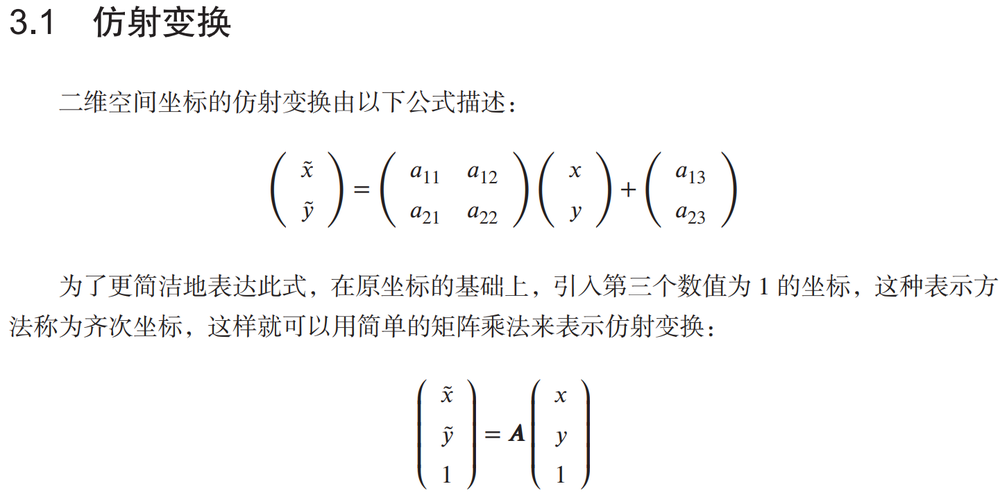
#> input picture DigitalImageProcessing/image/1.png, 1000 x 500 px, shrunk from 1441 x 720 before the run
$ python spectral_residual_significance.py ../image/1.png
#> lines starting #> are read from the running program, lines starting #| are printed output that depends on the picture
#!/usr/bin/env python3
# encoding: utf-8

"""
@Funciton: 显著性检测: 谱残差显著性检测
@Python Version: 3.8
@Author: Wei Li
@Date: 2021-10-21
"""

import sys
import math
import numpy as np
import cv2 as cv


def FFT2Image(src):
    rows, cols = src.shape[:2]
    # 获取快速傅里叶变换的最优扩充
    row_padding = cv.getOptimalDFTSize(rows)
    col_padding = cv.getOptimalDFTSize(cols)

    # 下侧面和右侧面进行 zero-padding
    img_fft = np.zeros((row_padding, col_padding, 2), np.float32)
    img_fft[:rows, :cols, 0] = src

    # 快速傅里叶变换
    cv.dft(img_fft, img_fft, cv.DFT_COMPLEX_OUTPUT)
    return img_fft


def AmplitudeSepectrum(img_fft):
    real_part = np.power(img_fft[:, :, 0], 2.0)
    imaginary_part = np.power(img_fft[:, :, 1], 2.0)
    amplitude_part = np.sqrt(real_part + imaginary_part)

    return amplitude_part


def graySpectrum(amplitude):
    # 对比度拉伸
    amplitude_log = np.log(amplitude + 1.0)
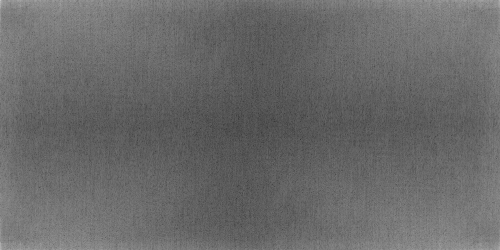
#> amplitude_log: shape (500, 1000) float32 (shown at 1/2 size); min 1.83, max 18.64, mean 8.82; drawn with min black and max white
    # 归一化
    spectrum_norm = np.zeros(amplitude_log.shape, np.float32)
    cv.normalize(amplitude_log, spectrum_norm, 0, 1, cv.NORM_MINMAX)

    return spectrum_norm


def phaseSpectrum(fft_img):
    rows, cols = fft_img.shape[:2]
    # 计算对应的相位角
    phase_angle = np.arctan2(fft_img[:, :, 1], fft_img[:, :, 0])
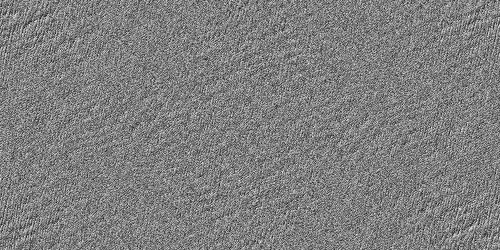
#> phase_angle: shape (500, 1000) float32 (shown at 1/2 size); min -3.14, max 3.14, mean -1.26e-05; drawn with min black and max white
    # 将相位角进行转换
    phase_spectrum = phase_angle / math.pi * 180

    return phase_spectrum


# --------------------------
if __name__ == "__main__":
    if len(sys.argv) > 1:
        image = cv.imread(sys.argv[1], 0)
        if image is None:
            print(f"Error: no such file or dictory.")
        cv.imshow("OriginImage", image)

        # ------------ 显著性检测: 谱残差检测 ------------
        # step 1, computer fft of image
        fft_img = FFT2Image(image)

        # step 2, compute amplitude spectrum of fft
        amplitude_spectrum = AmplitudeSepectrum(fft_img)
        # compute gray level of amplitude spectrum
        amplitude_spectrum_log = graySpectrum(amplitude_spectrum)

        # step 3, compute phase spectrum of fft
        phase_spectrum = phaseSpectrum(fft_img)
        # 利用余弦函数计算余弦谱, 对应实部
        cos_phase_spectrum = np.cos(phase_spectrum)
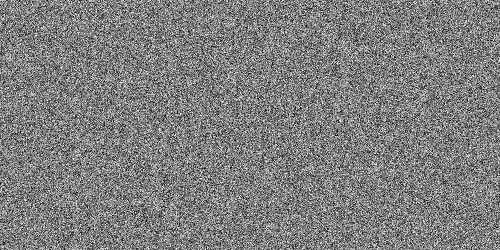
#> cos_phase_spectrum: shape (500, 1000) float32 (shown at 1/2 size); min -1, max 1, mean -0.00251; drawn with min black and max white
        # 利用正弦函数计算正弦谱, 对应虚部
        sin_phase_spectrum = np.sin(phase_spectrum)
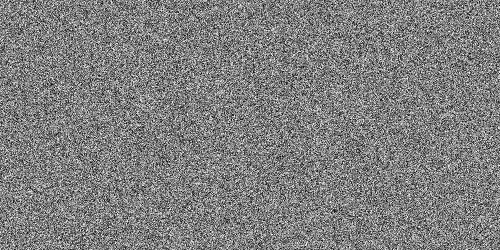
#> sin_phase_spectrum: shape (500, 1000) float32 (shown at 1/2 size); min -1, max 1, mean 3.19e-06; drawn with min black and max white

        # step 4, 对幅度谱的灰度级进行均值平滑
        mean_log_amplitude_spectrum = cv.boxFilter(amplitude_spectrum_log, cv.CV_32FC1, (3, 3))

        # step 5, 计算谱残差
        amplitude_spectrum_residual = amplitude_spectrum_log - mean_log_amplitude_spectrum
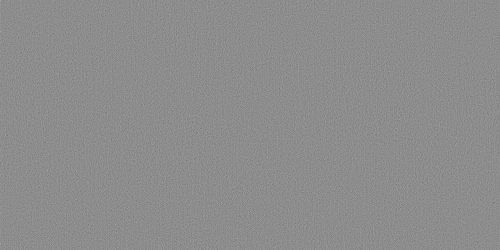
#> amplitude_spectrum_residual: shape (500, 1000) float32 (shown at 1/2 size); min -0.338, max 0.274, mean 1.04e-05; drawn with min black and max white

        # step 6, 谱残差的幂指数运算
        exp_amplitude_spectrum_residual = np.exp(amplitude_spectrum_residual)

        # 分别计算实数部分和虚数部分
        real_part = exp_amplitude_spectrum_residual * cos_phase_spectrum
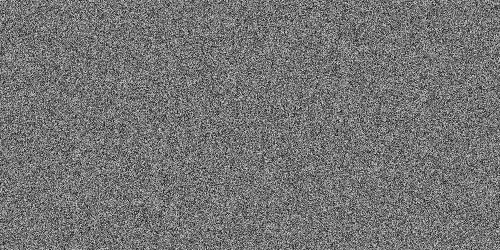
#> real_part: shape (500, 1000) float32 (shown at 1/2 size); min -1.11, max 1.31, mean -0.00257; drawn with min black and max white
        imaginary_part = exp_amplitude_spectrum_residual * sin_phase_spectrum
        # 合并实部和虚部
        com_real_imaginary = np.zeros((real_part.shape[0], real_part.shape[1], 2), np.float32)
        com_real_imaginary[:, :, 0] = real_part
        com_real_imaginary[:, :, 1] = imaginary_part

        # step 7, 根据新的幅度谱和相位谱, 进行傅里叶逆变换
        ifft_img = np.zeros(com_real_imaginary.shape, np.float32)
        cv.dft(com_real_imaginary, ifft_img, cv.DFT_COMPLEX_OUTPUT + cv.DFT_INVERSE)

        # step 8, 显著性
        saliency_map = np.power(ifft_img[:, :, 0], 2) + np.power(ifft_img[:, :, 1], 2)

        # 对显著性进行高斯平滑
        saliency_map = cv.GaussianBlur(saliency_map, (5, 5), 2.5)
        # show the saliency map for test
        # saliency_map = cv.normalize(saliency_map, saliency_map, 0, 1, cv.NORM_MINMAX)
        saliency_map = saliency_map / np.max(saliency_map)

        # 利用 伽马变换提高对比度
        saliency_map = np.power(saliency_map, 0.5)

        saliency_map = np.round(saliency_map*255)
        saliency_map = saliency_map.astype(np.uint8)
        cv.imshow("SaliencyMap", saliency_map)
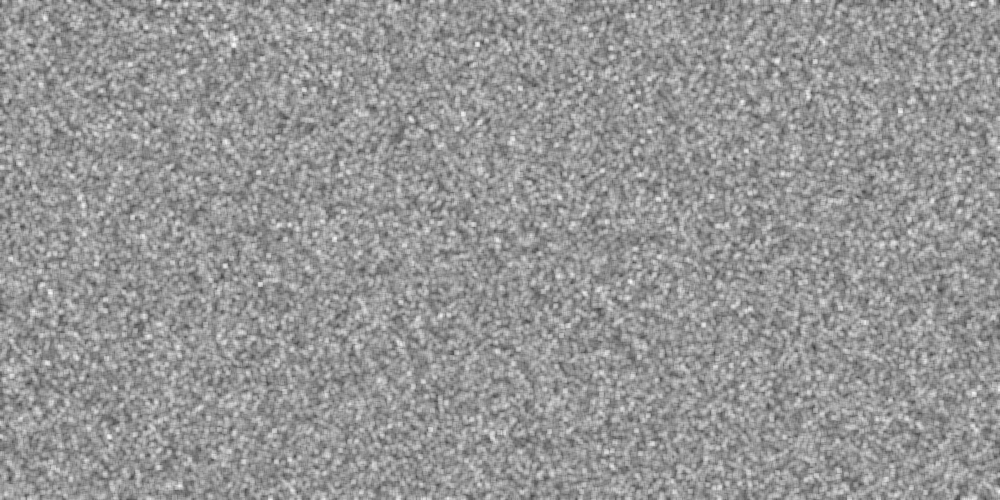
#> window 'SaliencyMap': shape (500, 1000); min 61, max 255, mean 149.9

        cv.waitKey()
        cv.destroyAllWindows()

    else:
        print("Usage: python python-scripy.py imageFile")

$ run again, on DigitalImageProcessing/image/101.png
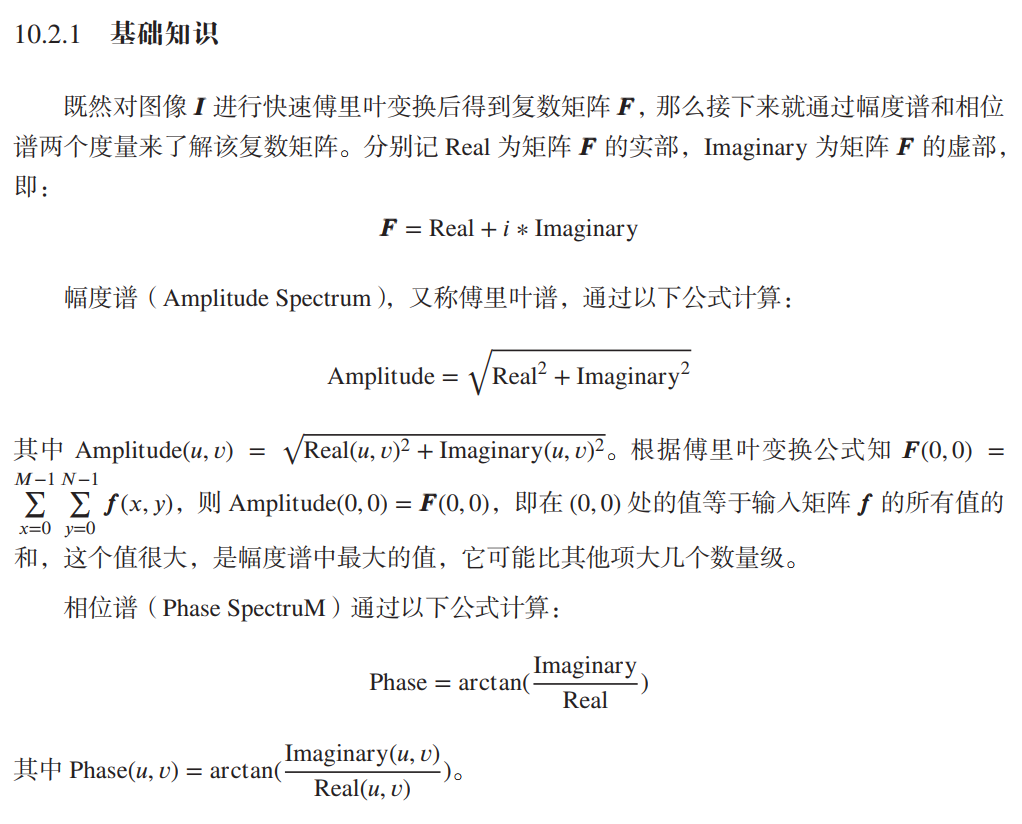
#> input picture DigitalImageProcessing/image/101.png, 1022 x 824 px
#> `sin_phase_spectrum = np.sin(phase_spectrum)`:
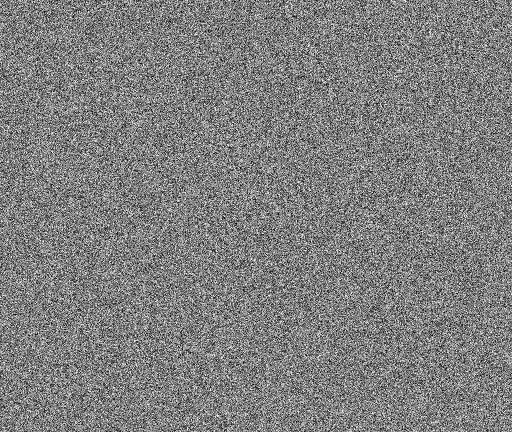
#> sin_phase_spectrum: shape (864, 1024) float32 (shown at 1/2 size); min -1, max 1, mean 5.25e-08; drawn with min black and max white
#> `cv.imshow("SaliencyMap", saliency_map)`:
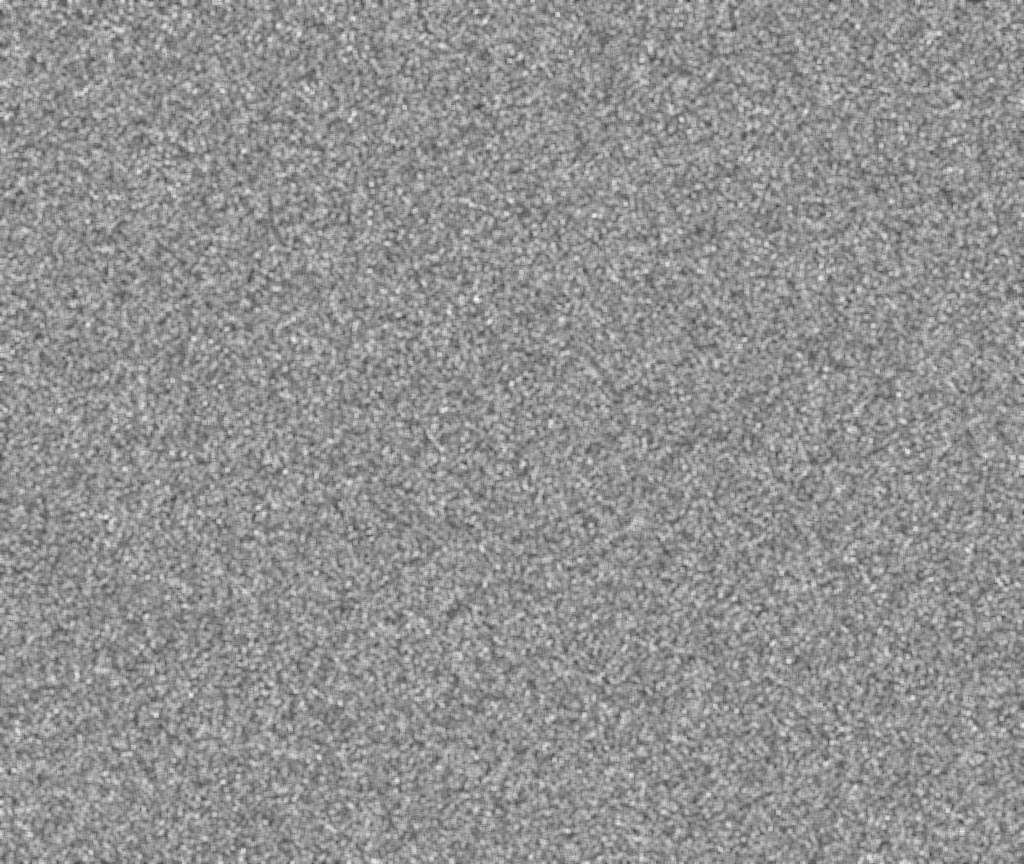
#> window 'SaliencyMap': shape (864, 1024); min 63, max 255, mean 145.6

$ run again, on DigitalImageProcessing/image/103.png
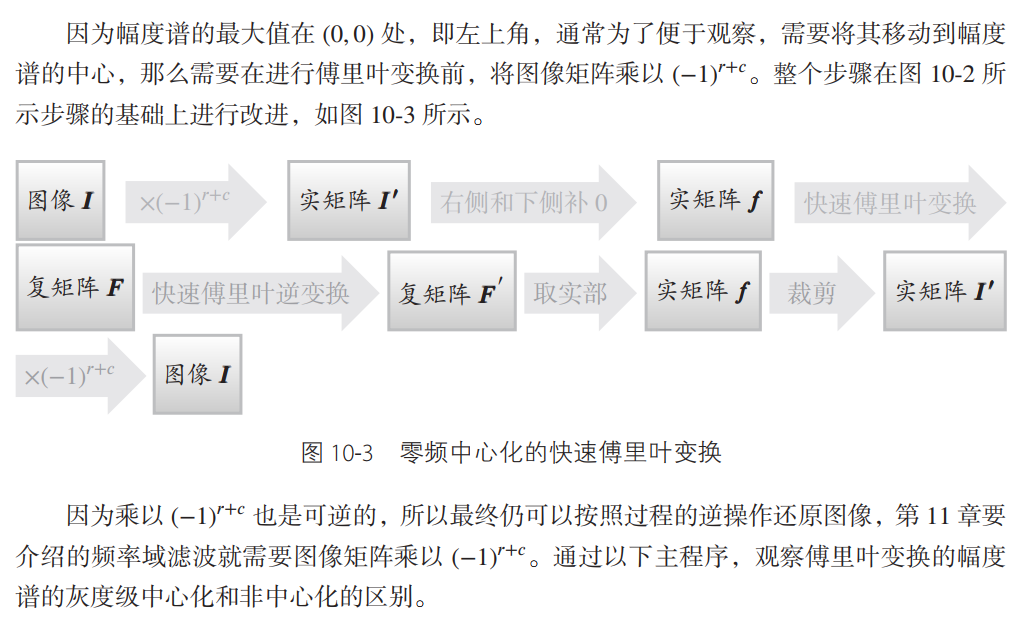
#> input picture DigitalImageProcessing/image/103.png, 1023 x 629 px
#> `real_part = exp_amplitude_spectrum_residual * cos_phase_spectrum`:
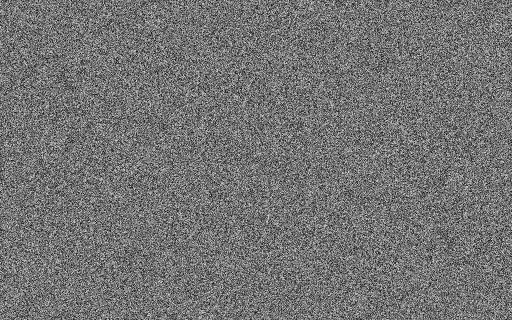
#> real_part: shape (640, 1024) float32 (shown at 1/2 size); min -1.12, max 1.34, mean -0.006; drawn with min black and max white
#> `cv.imshow("SaliencyMap", saliency_map)`:
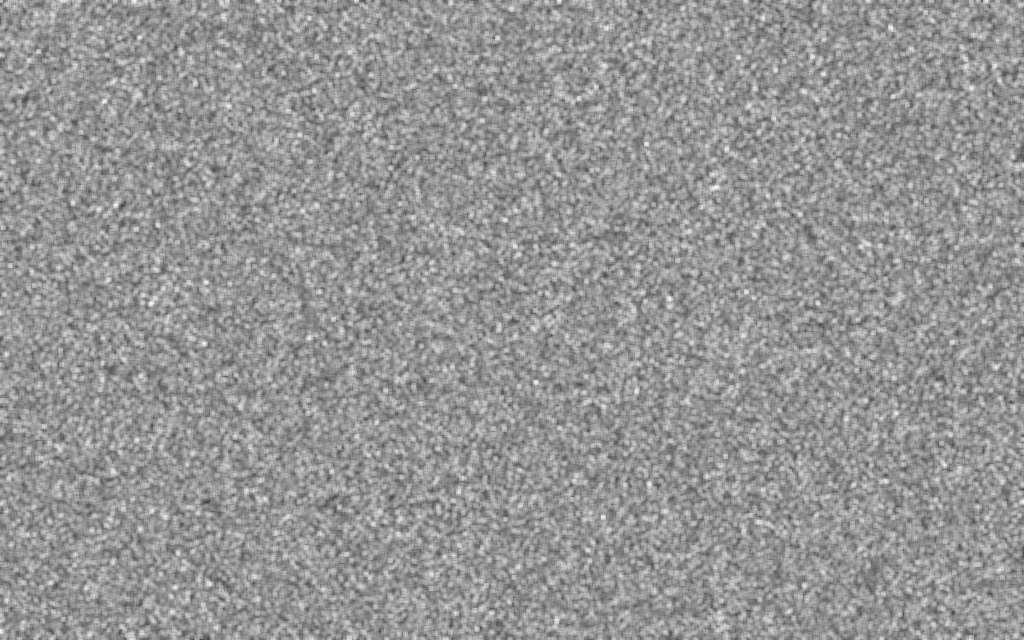
#> window 'SaliencyMap': shape (640, 1024); min 64, max 255, mean 149.3
